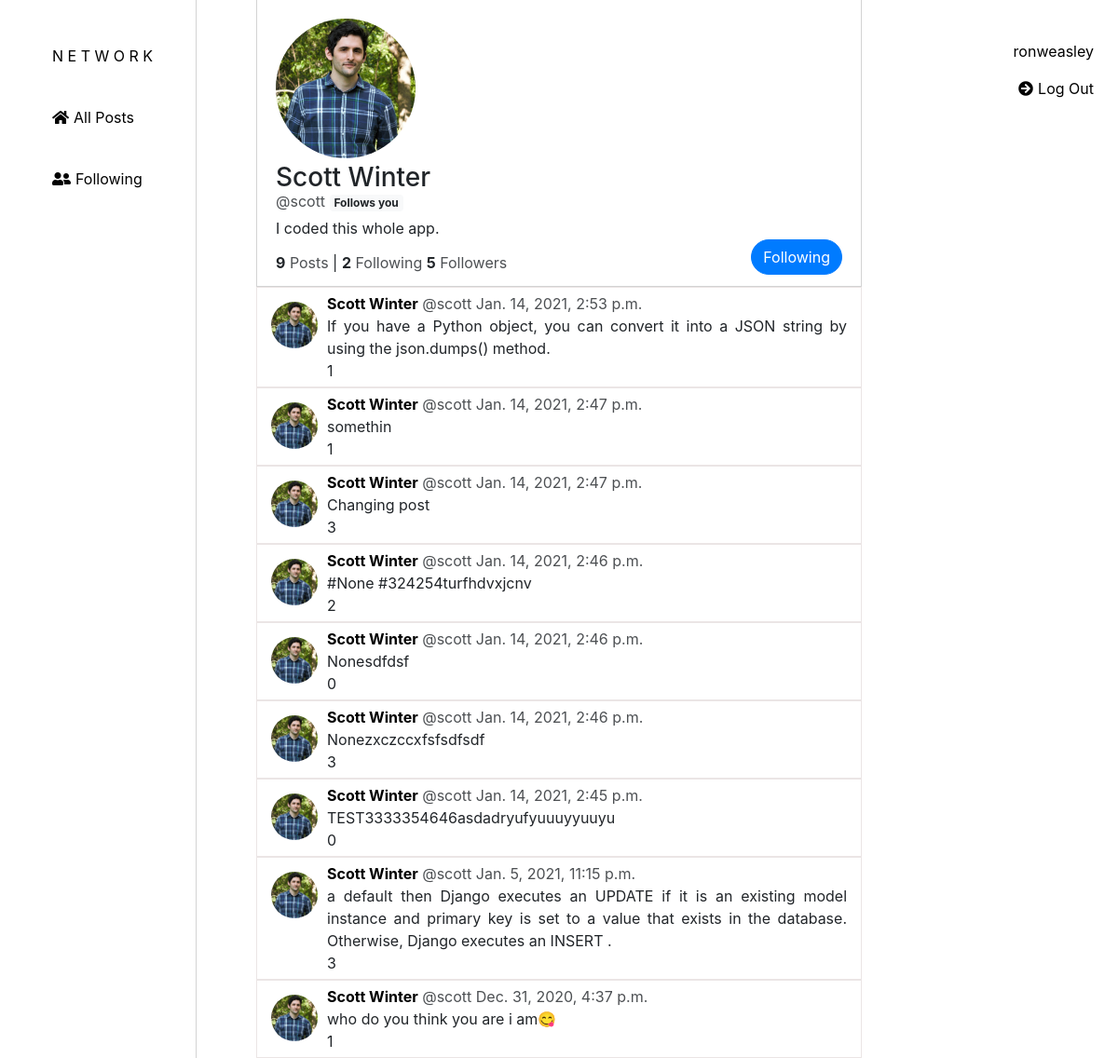
Screenshot of /profile/2 (signed in) with the database file from the repository.
### network/models.py (models this page shows, shortened)
class User(AbstractUser):
    pass

class UserProfile(models.Model):
    user = models.OneToOneField(User, on_delete=models.CASCADE, default=1)
    bio = models.CharField(blank=True, max_length=400)
    profile_picture = models.ImageField(blank=True, upload_to="network/images/", default="images/no-image.jpg")

class Post(models.Model):
    user = models.ForeignKey(User, on_delete=models.CASCADE, related_name="post_user", default=1)
    content = models.TextField(max_length=450)
    likes = models.ManyToManyField(User, blank=True)
    timestamp = models.DateTimeField(auto_now_add=True)

### network/views.py (the view)
# urls.py: path("profile/<int:user_id>", views.profile, name="profile")
def profile(request, user_id):
    posts = Post.objects.order_by('-timestamp').filter(user=user_id)
    post = posts.first()
    posts_count = len(posts)
    page_obj = paginate(posts, 10, request)
    profile = UserProfile.objects.get(user=user_id)
    profile_picture = profile.profile_picture
    bio = profile.bio
    user_profiles = UserProfile.objects.all()
    user_profile_dict = profile_pictures(user_profiles)
    user = User.objects.get(pk=user_id)
    followings = Following.objects.filter(follower=user)
    followings_count = len(followings)
    followers = Following.objects.filter(followed=user)
    followers_count = len(followers)
    following = Following.objects.filter(follower=request.user, followed=user_id, following=True)
    if following.exists():
        user_follows = True
    else:
        user_follows = False
    following_back = Following.objects.filter(follower=user_id, followed=request.user, following=True)
    path = request.path
    return render(request, "network/profile.html", {
        "posts": posts,
        "post": post,
        "profile_picture": profile_picture,
        "bio": bio,
        "user_profile_dict": user_profile_dict,
        "user": user,
        "posts_count": posts_count,
        "followings_count": followings_count,
        "followers_count": followers_count,
        "following": following,
        "user_follows": user_follows,
        "following_back": following_back,
        "page_obj": page_obj
    })

### network/views.py (called while the page is built)
def profile_pictures(profile_list):
    user_profile_dict = {}
    for profile in profile_list:
        user = profile.user.username
        profile_picture = profile.profile_picture.url
        user_profile_dict.update({user: profile_picture})
    return user_profile_dict

def paginate(posts_list, total_posts, request):
    paginator = Paginator(posts_list, total_posts)
    page_number = request.GET.get('page')
    page_obj = paginator.get_page(page_number)
    return page_obj

### network/templates/network/profile.html (shortened to what this page needs)
{% extends "network/layout.html" %}
{% load static %}
{% block body %}
    <div class="profile-outer">
        <div class="profile">
            <div class="info">
                <div class="profile-picture">
                    <img src="{{ profile_picture.url }}">
                </div>
                <div class="firstname-lastname">
                    <h3>{{user.first_name}} {{user.last_name}}</h3>
                </div>
                <div class="handle">
                    <p>@{{user.username}}</p>
                </div>
                {% if following_back %}
                <div class="following-back">
                    <span id="follows-back" class="badge badge-light">Follows you</span>
                </div>
                {% endif %}
                <div class="bio">
                    {{bio|linebreaks}}
                </div>
            </div>
            <div class="followers">
                <strong>{{posts_count}}</strong><p> Posts</p> |
                <strong>{{followings_count}}</strong><p> Following</p>
                <strong>{{followers_count}}</strong><p> Followers</p>
            </div>
                {% if user.id != request.user.id and request.user.is_authenticated and user_follows == True %}
                <div class="follow-button-div">
                    <form action="{% url 'unfollow' user.id %}" method="post" class="follow-button">
                        <input id="follow" type="submit" class="btn btn-primary" value="Following">
                    </form>
                </div>
                {% endif %}
        </div>
    </div>
    {% if posts_count > 0 %}
        {% for post in posts %}
        <div class="post-outer">
            <div class="post-inner" id="post-inner-{{post.id}}">
                {% for key, value in user_profile_dict.items %}
                    {% if post.user.username == key %}
                    <div class="post-pic" id="post-pic-{{post.id}}">
                        <img src="{{ value }}">
                    </div>
                    {% endif %}
                {% endfor %}
                <div class="post-second-section">
                    <div class="post-top" id="post-top-{{post.id}}">
                        <a id="name-{{post.id}}" class="name" href="{% url 'profile' post.user.id %}">{{post.user.first_name}} {{post.user.last_name}}</a>
                        <p class="username">@{{post.user}}</p>
                        <p data-id="timestamp-{{post.id}}" id="timestamp">{{post.timestamp}}</p>
                    </div>
                    <div class="post-middle">
                        <p id="content-{{post.id}}" name="content">{{post.content}}</p>
                    </div>
                    <div class="post-bottom">
                        <p class="likes-count" id="likes-count-{{post.id}}">{{post.likes.count}}</p>
                    </div>
                </div>
            </div>
        </div>
        {% endfor %}
    {% elif user.id == request.user.id and request.user.is_authenticated %}
    <div class="message">
        <p>You have no posts.</p>
    </div>
    {% elif user.id != request.user.id and request.user.is_authenticated %}
    <div class="message">
        <p>This user has no posts yet.</p>
    </div>
    {% endif %}
{% endblock %}

### network/templates/network/layout.html (shortened to what this page needs)
{% load static %}
<!DOCTYPE html>
<html lang="en">
<head>
    <link rel="stylesheet" href="https://stackpath.bootstrapcdn.com/bootstrap/4.4.1/css/bootstrap.min.css"
>
    <link rel="stylesheet" href="https://use.fontawesome.com/releases/v5.10.2/css/all.css">
    <link href="{% static 'network/styles.css' %}" rel="stylesheet">
</head>
<body>
    {% if user.is_authenticated %}
    <div class="user-info">
        <a class="nav-link" href="{% url 'profile' request.user.id %}"><p id="username">{{request.user.username}}</p></a>
        <a class="nav-link" id="index" href="{% url 'logout' %}"><i class="fas fa-arrow-circle-right"></i><p>Log Out</p></a>
    </div>
    {% else %}
    <div class="user-info">
        <a class="nav-link" href="{% url 'login' %}">Log In</a>
        <a class="nav-link" href="{% url 'register' %}">Register</a>
    </div>
    {% endif %}
    <div id="sidenav">
        <ul>
            <li>
                <a class="nav-link" id="index" href="{% url 'index' %}"><p>N E T W O R K</p></a>
            </li>
            <li>
                <a class="nav-link" id="index" href="{% url 'index' %}"><i class="fas fa-home"></i><p>All Posts</p></a>
            </li>
            {% if user.is_authenticated %}
            <li>
                <a class="nav-link" id="following_page" href="{% url 'following_page' %}"><i class="fas fa-user-friends"></i><p>Following</p></a>
            </li>
            {% endif %}
        </ul>
    </div>
    <div class="body">
        {% block body %}
        {% endblock %}
    </div>
</body>
</html>

### network/static/network/styles.css (style rules this page uses)
#sidenav { height: 100%; position: fixed; z-index: 1; left: 0; background-color:white; overflow-x: hidden; padding-top: 20px; margin-bottom: 50px; text-align: justify; border-right: 1px solid #D3D3D3; }
#sidenav ul { margin-top: 20px; list-style: none; }
#sidenav li { margin-bottom: 10px; margin-right: 30px; }
#sidenav ul li a p { display: inline-block; color: black; }
a i { margin-right: 5px; color: black; }
.user-info { position: fixed; top:35px; right:10px; text-align: right; }
.user-info a p { color: black; }
.profile-outer { text-align: left; padding-top: 20px; padding-left: 20px; padding-right: 20px; margin:0 auto; width: 650px; border-left: 1px solid #D3D3D3; border-right: 1px solid #D3D3D3; border-bottom: 1px solid #D3D3D3; }
.profile-picture img { height: 150px; width: 150px; border-radius: 50%; object-fit: cover; }
.firstname-lastname h3 { margin-top: 20px; line-height: 0px; }
.handle { margin-top: 6px; }
.handle, .followers p { opacity: .8; }
.handle, .following-back { display: inline-block; }
.bio { margin-top: 5px; }
.followers { line-height: 50px; }
.followers, .follow-button-div { display: inline-block; }
.follow-button-div { vertical-align:bottom; float: right; }
#follow { border-radius: 25px; }
.post-outer { text-align: center; margin:0 auto; border: 1px solid rgb(235, 229, 229); width: 650px; }
.post-inner { text-align: justify; display: flex; padding: 5px; }
.post-pic { float: left; padding: 10px; }
.post-pic img { height: 50px; width: 50px; border-radius: 50%; object-fit: cover; }
.post-top p { text-align: left; }
.name { font-weight: bold; color: black; }
.username { opacity: .8; }
#timestamp { opacity: .8; }
.post-middle { margin-right: 10px; }
.post-middle p { margin-top: 10px; margin-bottom: 10px; overflow-wrap: break-word; }
.post-bottom i, p { display:inline; }

### rows the page displays
User: user.username "ronweasley"
User: first_name "Scott", last_name "Winter", username "scott"
UserProfile: bio "I coded this whole app."
Post: user.first_name "Scott", user.last_name "Winter", user "scott", timestamp "Jan. 14, 2021, 2:53 p.m.", content "If you have a Python object, you can convert it into a JSON string by using the json.dumps() method.", likes.count "1"
Post: user.first_name "Scott", user.last_name "Winter", user "scott", timestamp "Jan. 14, 2021, 2:47 p.m.", content "somethin", likes.count "1"
Post: user.first_name "Scott", user.last_name "Winter", user "scott", timestamp "Jan. 14, 2021, 2:47 p.m.", content "Changing post", likes.count "3"
Post: user.first_name "Scott", user.last_name "Winter", user "scott", timestamp "Jan. 14, 2021, 2:46 p.m.", content "#None #324254turfhdvxjcnv", likes.count "2"
Post: user.first_name "Scott", user.last_name "Winter", user "scott", timestamp "Jan. 14, 2021, 2:46 p.m.", content "Nonesdfdsf", likes.count "0"
Post: user.first_name "Scott", user.last_name "Winter", user "scott", timestamp "Jan. 14, 2021, 2:46 p.m.", content "Nonezxczccxfsfsdfsdf", likes.count "3"
Post: user.first_name "Scott", user.last_name "Winter", user "scott", timestamp "Jan. 14, 2021, 2:45 p.m.", content "TEST3333354646asdadryufyuuuyyuuyu", likes.count "0"
Post: user.first_name "Scott", user.last_name "Winter", user "scott", timestamp "Jan. 5, 2021, 11:15 p.m.", content "a default then Django executes an UPDATE if it is an existing model instance and primary key is set to a value that exists in the database. Otherwise, Django executes an INSERT .", likes.count "3"
Post: user.first_name "Scott", user.last_name "Winter", user "scott", timestamp "Dec. 31, 2020, 4:37 p.m.", content "who do you think you are i am😋", likes.count "1"

### other values shown
{{ posts_count }} "9"
{{ followings_count }} "2"
{{ followers_count }} "5"
